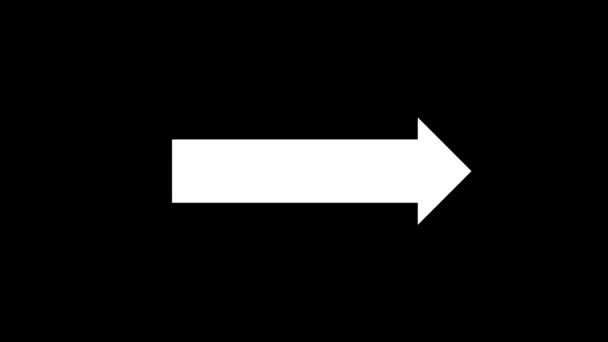
#> input picture arrow.jpg, 608 x 342 px, found by its file name
$ python main.py
#> lines starting #> are read from the running program, lines starting #| are printed output that depends on the picture
#> (reads course-1-final-assign-stanley-controller/ruckweg_coordinates.txt from the repository)
import numpy as np
import csv
import matplotlib.pyplot as plt
import cv2

class Controller2D(object):
    def __init__(self, waypoints):
        self._current_x          = 0
        self._current_y          = 0
        self._current_yaw        = 0
        self._current_speed      = 0
        self._desired_speed      = 0
        self._set_brake          = 0
        self._set_steer          = 0
        self._waypoints          = waypoints
        self.max_steering        = 1.22
        self.min_steering        = -1.22

    def deg2cart(self, coordinates, interpolate=True):
#> called with coordinates = array of shape (1002, 2), interpolate = True
        first_row = coordinates[0,:].copy()

        for i in range(coordinates.shape[0]):
            coordinates[i] = (coordinates[i].copy()-first_row)*111111

        if interpolate:
            x_new = np.linspace(coordinates[0,0], coordinates[-1,0],1000)
            if x_new[1] < x_new[0]:
                x_new = -x_new
                coordinates = -coordinates
            y_new = np.interp(x_new, coordinates[:,0], coordinates[:,1])
            #print(y_new)
            coordinates = np.hstack([-x_new.reshape(-1,1), -y_new.reshape(-1,1)])

        self._waypoints = coordinates

        return coordinates

    def get_min_distance_index(self):
        vehicle_coordinates = np.array([[self._current_x, self._current_y]])
        crosstrack_distance = [np.linalg.norm(vehicle_coordinates-self._waypoints[i]) for i in range(self._waypoints.shape[0])]
        min_distance_index = crosstrack_distance.index(min(crosstrack_distance))
        return np.min(crosstrack_distance), min_distance_index

    def get_yaw_track(self, min_distance_index):
        yaw_track = np.arctan2(self._waypoints[min_distance_index+1, 1]-self._waypoints[min_distance_index, 1],
                            self._waypoints[min_distance_index+1, 0]- self._waypoints[min_distance_index, 0])
        return yaw_track

    def get_steering_angle(self, crosstrack_distance, yaw_track, min_distance_index):
        # Eliminating yaw difference
        print("Yaw_track: ", yaw_track*180/np.pi)
        print("Yaw_vehicle: ", controller._current_yaw*180/np.pi)

        yaw_difference = yaw_track-self._current_yaw
        print("Yaw difference: ", yaw_difference)

        if yaw_difference > np.pi:
            yaw_difference -= 2*np.pi
        elif yaw_difference < -np.pi:
            yaw_difference += 2*np.pi
        steering_angle = yaw_difference
        # Eliminating crosstrack difference
        crosstrack_yaw = np.arctan2(self._current_y-self._waypoints[min_distance_index][1],
                                    self._current_x-self._waypoints[min_distance_index][0])
        yaw2ct = yaw_track - crosstrack_yaw
        if yaw2ct < -np.pi:
            yaw2ct += 2*np.pi
        elif yaw2ct > np.pi:
            yaw2ct -= 2*np.pi
        if yaw2ct < 0:
            crosstrack_distance = -crosstrack_distance
        else:
            crosstrack_distance = crosstrack_distance

        steering_angle += np.arctan2(crosstrack_distance,self._current_speed)

        # Limiting the steering angle values
        if steering_angle > self.max_steering:
            steering_angle = self.max_steering
        elif steering_angle < self.min_steering:
            steering_angle = self.min_steering

        return steering_angle, yaw_difference

    def show_vector(self, heading_diff):
        vector_angle = (np.pi/2)+heading_diff
        base_vector = np.array([[1, 0]])
        x_new = base_vector[0,0]*np.cos(vector_angle) - base_vector[0,1]*np.sin(vector_angle)
        y_new = base_vector[0,0]*np.sin(vector_angle) + base_vector[0,1]*np.cos(vector_angle)
        transformed_vector = np.array([[x_new, y_new]])
        print(transformed_vector)
        tail = [0, 0]
        fig, ax = plt.subplots(1)
        ax.quiver(*tail,
                    transformed_vector[:, 0],
                    transformed_vector[:, 1],
                    scale=1,
                    scale_units='xy',
                    angles = 'xy',
                    color=['r'])
        ax.set_xlim((-1, transformed_vector[:,0].max()+1))
        ax.set_ylim((-1, transformed_vector[:,1].max()+1))
        plt.show()

    def show_direction(self, heading_diff):
#> called with heading_diff = 0.218
        image = cv2.imread("arrow.jpg")
#> image is the input picture: shape (342, 608, 3); min 0, max 255, mean 22.6
        image_center = tuple(np.array(image.shape[1::-1]) / 2)
#> image_center = (304, 171)
        angle = 90 + ((heading_diff*180)/np.pi)
        rot_mat = cv2.getRotationMatrix2D(image_center, angle, 1.0)
        result = cv2.warpAffine(image, rot_mat, image.shape[1::-1], flags=cv2.INTER_LINEAR)
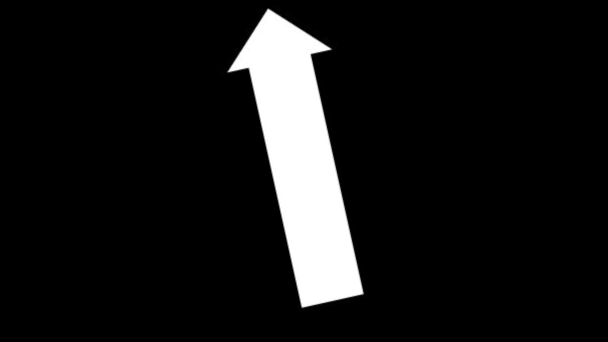
#> result: shape (342, 608, 3); min 0, max 255, mean 22.6
        cv2.imshow("direction", result)
        cv2.waitKey(100)

with open("course-1-final-assign-stanley-controller/ruckweg_coordinates.txt") as waypoints_file:
    waypoints = list(csv.reader(waypoints_file, delimiter=",", quoting=csv.QUOTE_NONNUMERIC))

waypoints_array = np.asarray(waypoints)
coordinates = waypoints_array[:,:2]

controller = Controller2D(coordinates)
coordinates = controller.deg2cart(coordinates)
#print(coordinates)
# vehicle data
velocity = 7 # m/s
vehicle_coordinates = np.array([[-39, -12]])
yaw_vehicle = -np.pi

# initializing and passing vehicle data to the controller
controller._current_x = vehicle_coordinates[:,0]
controller._current_y = vehicle_coordinates[:,1]
controller._current_yaw = yaw_vehicle
controller._current_speed = velocity
new_current_x = vehicle_coordinates[:,0].item()
new_current_y = vehicle_coordinates[:,1].item()

x,y = [],[]
x.append(controller._current_x.item())
y.append(controller._current_y.item())
#print(controller._current_yaw*180/np.pi)

start=200
stop = 238

for i in range(start, stop):
    print("Iteration: ",i)
    crosstrack_distance, min_distance_index = controller.get_min_distance_index()
    print("Crosstrack: ", crosstrack_distance)
    yaw_track = controller.get_yaw_track(min_distance_index)
    #print("Yaw_track: ", yaw_track*180/np.pi)
    #print("Yaw_vehicle: ", controller._current_yaw*180/np.pi)

    new_steering_angle, yaw_difference = controller.get_steering_angle(crosstrack_distance,
                                                                       yaw_track,
                                                                       min_distance_index)
    print("Yaw difference: ", yaw_difference*180/np.pi)

    controller._set_steer = new_steering_angle
    print(new_steering_angle*180/np.pi)

    new_current_x += velocity*np.cos(controller._set_steer+controller._current_yaw)
    new_current_y += velocity*np.sin(controller._set_steer+controller._current_yaw)

    # updating controller with the new vehicle coordinates
    controller._current_x = new_current_x
    controller._current_y = new_current_y
    controller._current_yaw = controller._current_yaw + controller._set_steer
    vehicle_coordinates = np.array([[controller._current_x, controller._current_y]])
    x.append(controller._current_x.item())
    y.append(controller._current_y.item())
    plt.plot(coordinates[:,0], coordinates[:,1], 'b', marker='.', markersize=5, label="data_points")
    plt.plot(x[:stop], y[:stop], 'r', marker='.', markersize=5, label="vehicle_trajectory")
    plt.legend()
    #plt.show()
    controller.show_direction(yaw_difference)
    print("\n")

print(yaw_difference*180/np.pi)
controller.show_direction(yaw_difference)
#> in show_direction (call 39), `result = cv2.warpAffine(image, rot_mat, image.shape[1::-1], flags=cv2...`:
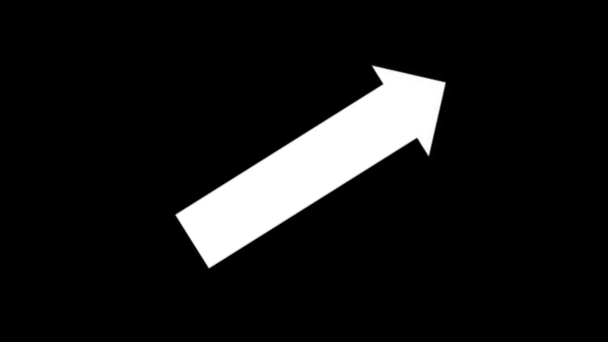
#> result: shape (342, 608, 3); min 0, max 255, mean 22.6
xy = np.concatenate((np.asarray(x).reshape(-1,1), np.asarray(y).reshape(-1,1)), axis=1)

plt.plot(coordinates[:,0], coordinates[:,1], 'b', marker='.', markersize=5, label="data_points")
#plt.plot(vehicle_coordinates[:,0], vehicle_coordinates[:,1], 'r', marker='.', markersize=5, label="data_points")
plt.plot(xy[:stop,0], xy[:stop,1], 'r', marker='.', markersize=5, label="vehicle_trajectory")
#plt.plot(coordinates[min_distance_index,0], coordinates[min_distance_index,1], 'g', marker='.', markersize=5, label="data_points")
plt.legend()
plt.show()
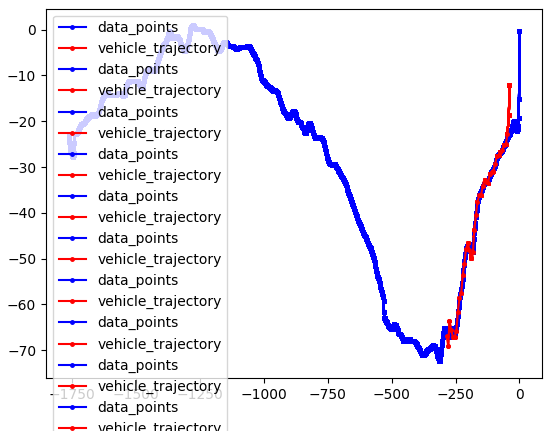
#> figure drawn by matplotlib, 1 panel
